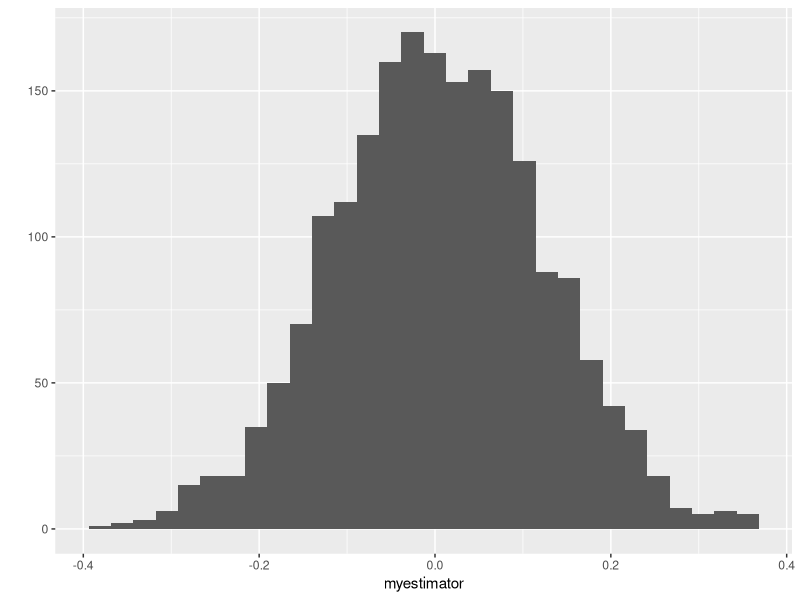
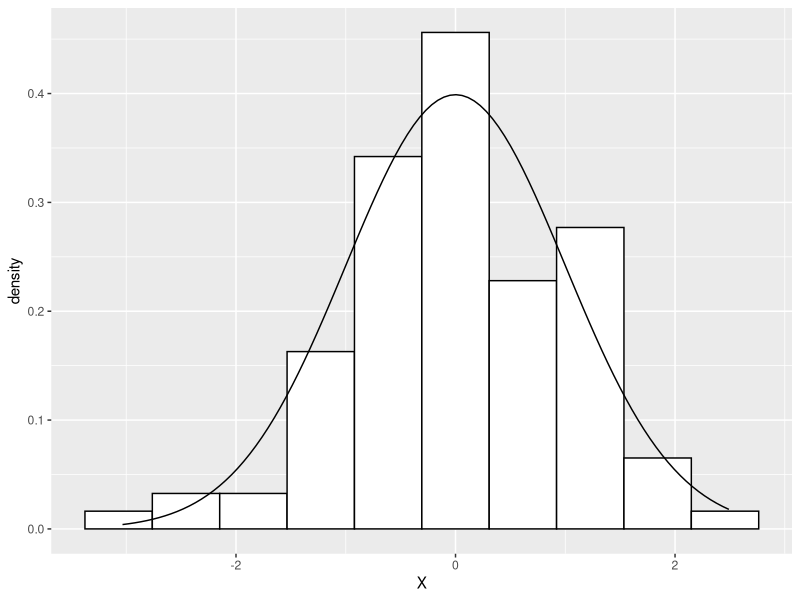
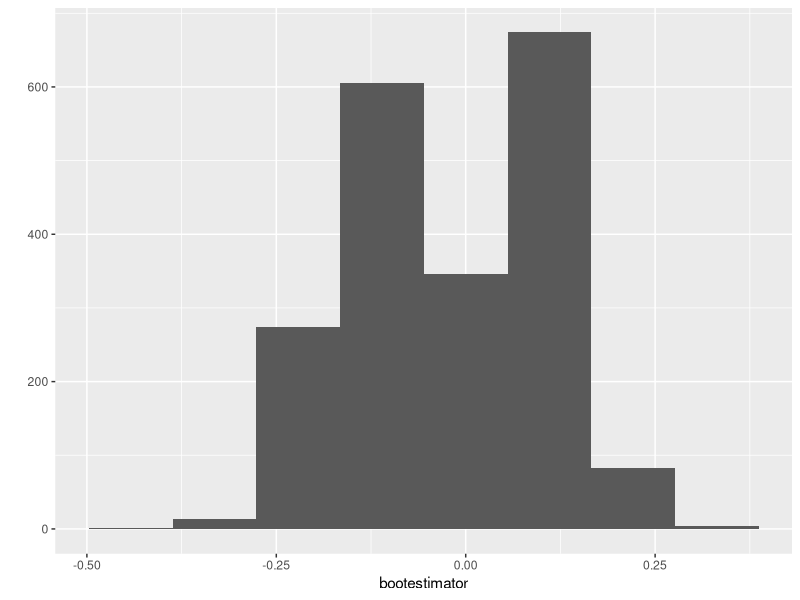
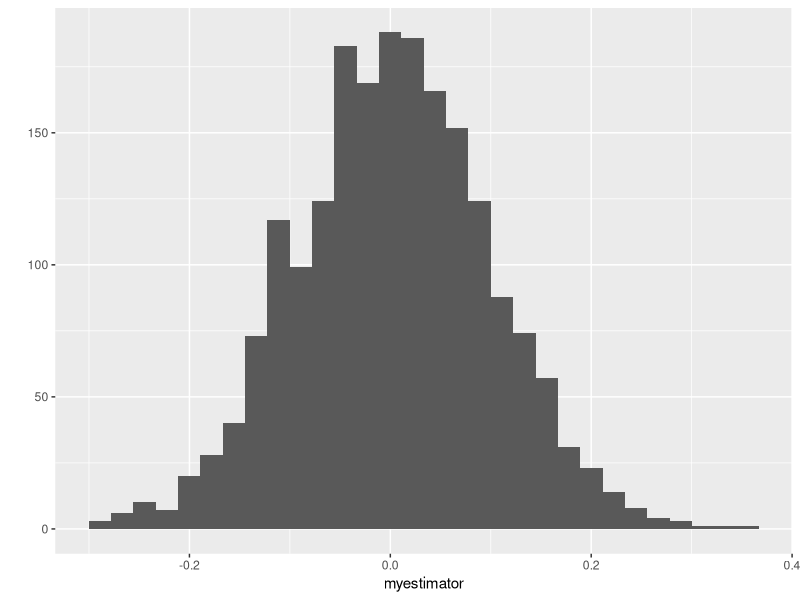
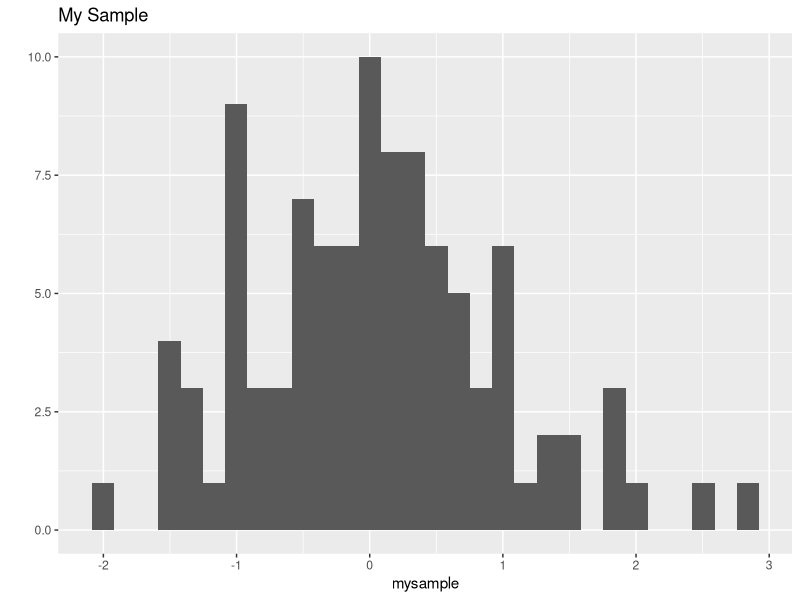
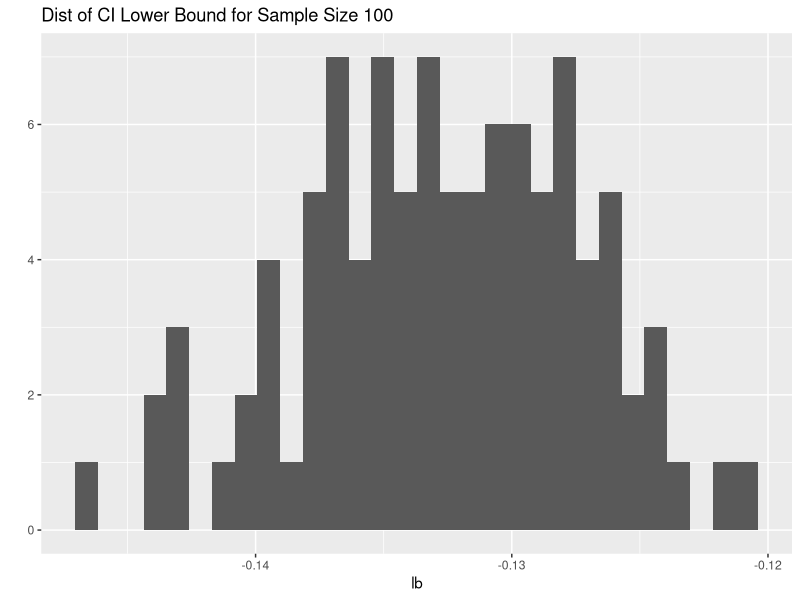
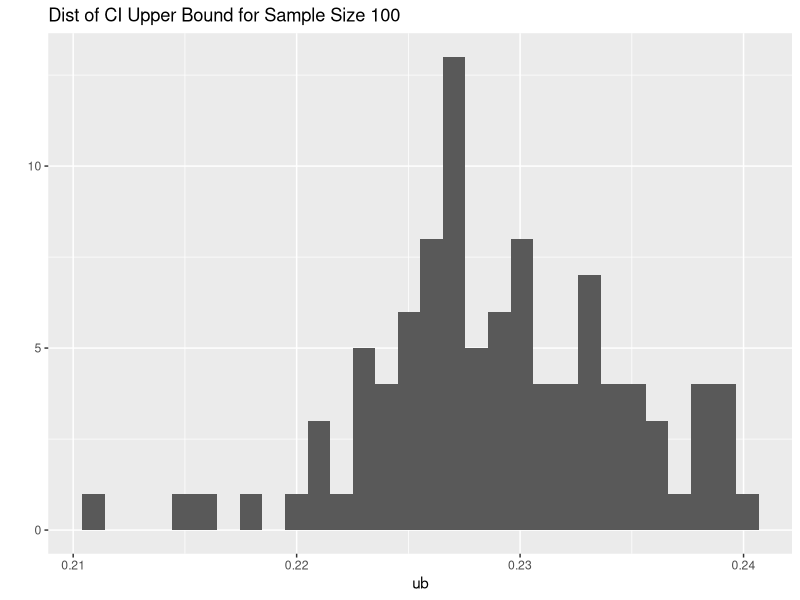
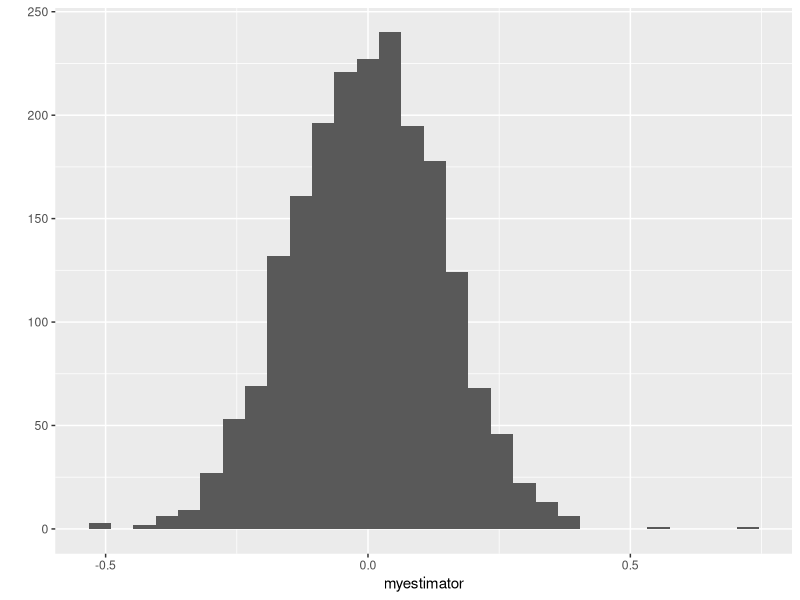

Source code (R) for these figures, in order:
## ---- chunk 1
library(tidyverse)
## ---- chunk 2

set.seed(61916)
B <- 2000
myestimator <- rep(NA, B)
for(b in 1:B){
  
  mysample <- rnorm(100, 0, 1)
  myestimator[b] <- median(mysample)
  
}

qplot(myestimator) 
trueCI <- c(quantile(myestimator, 0.025), quantile(myestimator, 0.975))
trueCI

## ---- chunk 3

set.seed(619166)
mysample <- rnorm(100, 0, 1)
ggplot(data.frame(X = mysample), aes(x = X)) +
     geom_histogram(aes(y = ..density..), bins = 10, 
                    colour = "black", fill = "white") + 
     stat_function(fun = dnorm, args = list(mean = 0, sd = 1))

## ---- chunk 4

set.seed(61916)
B <- 2000
bootestimator <- rep(NA, B)
for(b in 1:B){
  
  mysubsample <- sample(mysample, 100, replace = T)
  bootestimator[b] <- median(mysubsample)
  
}

qplot(bootestimator, bins = 8)
bootCI <- c(quantile(bootestimator, 0.025), quantile(bootestimator, 0.975))

trueCI
bootCI

## ---- chunk 5
set.seed(61916)

n <- 100

# True CI

B <- 2000
myestimator <- rep(NA, B)
for(b in 1:B){
  
  mysample <- rnorm(n, 0, 1)
  myestimator[b] <- mean(mysample)
  
}

qplot(myestimator) 
trueCI <- c(quantile(myestimator, 0.025), quantile(myestimator, 0.975))
trueCI


# Boot CI for N = 100

qplot(mysample, main = 'My Sample')

lb <- c()
ub <- c()
for(k in 1:100){
  B <- 2000
  bootestimator <- rep(NA, B)
  for(b in 1:B){
    
    mysubsample <- sample(mysample, n, replace = T)
    bootestimator[b] <- mean(mysubsample)
    
  }
  
  qplot(bootestimator, bins = 8)
  bootCI <- c(quantile(bootestimator, 0.025), quantile(bootestimator, 0.975))
  lb <- c(lb, bootCI[1])
  ub <- c(ub, bootCI[2])

}

qplot(lb, main = paste('Dist of CI Lower Bound for Sample Size', n))
qplot(ub, main = paste('Dist of CI Upper Bound for Sample Size', n))


## ---- chunk 6

set.seed(61916)

n <- 50

# True CI

B <- 2000
myestimator <- rep(NA, B)
for(b in 1:B){
  
  mysample <- rnorm(n, 0, 1)
  myestimator[b] <- mean(mysample)
  
}

qplot(myestimator) 
trueCI <- c(quantile(myestimator, 0.025), quantile(myestimator, 0.975))
trueCI


# Boot CI for

qplot(mysample, main = 'My Sample')

lb <- c()
ub <- c()
for(k in 1:100){
  B <- 2000
  bootestimator <- rep(NA, B)
  for(b in 1:B){
    
    mysubsample <- sample(mysample, n, replace = T)
    bootestimator[b] <- mean(mysubsample)
    
  }
  
  qplot(bootestimator, bins = 8)
  bootCI <- c(quantile(bootestimator, 0.025), quantile(bootestimator, 0.975))
  lb <- c(lb, bootCI[1])
  ub <- c(ub, bootCI[2])

}

qplot(lb, main = paste('Dist of CI Lower Bound for Sample Size', n))
qplot(ub, main = paste('Dist of CI Upper Bound for Sample Size', n))


## ---- chunk 7

set.seed(6191)

n <- 25

# True CI

B <- 2000
myestimator <- rep(NA, B)
for(b in 1:B){
  
  mysample <- rnorm(n, 0, 1)
  myestimator[b] <- mean(mysample)
  
}

qplot(myestimator) 
trueCI <- c(quantile(myestimator, 0.025), quantile(myestimator, 0.975))
trueCI


# Boot CI for

qplot(mysample, main = 'My Sample')

lb <- c()
ub <- c()
for(k in 1:100){
  B <- 2000
  bootestimator <- rep(NA, B)
  for(b in 1:B){
    
    mysubsample <- sample(mysample, n, replace = T)
    bootestimator[b] <- mean(mysubsample)
    
  }
  
  qplot(bootestimator, bins = 8)
  bootCI <- c(quantile(bootestimator, 0.025), quantile(bootestimator, 0.975))
  lb <- c(lb, bootCI[1])
  ub <- c(ub, bootCI[2])

}

qplot(lb, main = paste('Dist of CI Lower Bound for Sample Size', n))
qplot(ub, main = paste('Dist of CI Upper Bound for Sample Size', n))


## ---- chunk 8
set.seed(61916)

n <- 100

# True CI

B <- 2000
myestimator <- rep(NA, B)
for(b in 1:B){
  
  mysample <- rnorm(n, 0, 1)
  myestimator[b] <- median(mysample)
  
}

qplot(myestimator) 
trueCI <- c(quantile(myestimator, 0.025), quantile(myestimator, 0.975))
trueCI


# Boot CI for N = 100

qplot(mysample, main = 'My Sample')

lb <- c()
ub <- c()
for(k in 1:100){
  B <- 2000
  bootestimator <- rep(NA, B)
  for(b in 1:B){
    
    mysubsample <- sample(mysample, n, replace = T)
    bootestimator[b] <- median(mysubsample)
    
  }
  
  qplot(bootestimator, bins = 8)
  bootCI <- c(quantile(bootestimator, 0.025), quantile(bootestimator, 0.975))
  lb <- c(lb, bootCI[1])
  ub <- c(ub, bootCI[2])

}

qplot(lb, main = paste('Dist of CI Lower Bound for Sample Size', n))
qplot(ub, main = paste('Dist of CI Upper Bound for Sample Size', n))


## ---- chunk 9

set.seed(61916)

n <- 50

# True CI

B <- 2000
myestimator <- rep(NA, B)
for(b in 1:B){
  
  mysample <- rnorm(n, 0, 1)
  myestimator[b] <- median(mysample)
  
}

qplot(myestimator) 
trueCI <- c(quantile(myestimator, 0.025), quantile(myestimator, 0.975))
trueCI


# Boot CI for

qplot(mysample, main = 'My Sample')

lb <- c()
ub <- c()
for(k in 1:100){
  B <- 2000
  bootestimator <- rep(NA, B)
  for(b in 1:B){
    
    mysubsample <- sample(mysample, n, replace = T)
    bootestimator[b] <- median(mysubsample)
    
  }
  
  qplot(bootestimator, bins = 8)
  bootCI <- c(quantile(bootestimator, 0.025), quantile(bootestimator, 0.975))
  lb <- c(lb, bootCI[1])
  ub <- c(ub, bootCI[2])

}

qplot(lb, main = paste('Dist of CI Lower Bound for Sample Size', n))
qplot(ub, main = paste('Dist of CI Upper Bound for Sample Size', n))


## ---- chunk 10

set.seed(6191)

n <- 25

# True CI

B <- 2000
myestimator <- rep(NA, B)
for(b in 1:B){
  
  mysample <- rnorm(n, 0, 1)
  myestimator[b] <- median(mysample)
  
}

qplot(myestimator) 
trueCI <- c(quantile(myestimator, 0.025), quantile(myestimator, 0.975))
trueCI


# Boot CI for

qplot(mysample, main = 'My Sample')

lb <- c()
ub <- c()
for(k in 1:100){
  B <- 2000
  bootestimator <- rep(NA, B)
  for(b in 1:B){
    
    mysubsample <- sample(mysample, n, replace = T)
    bootestimator[b] <- median(mysubsample)
    
  }
  
  qplot(bootestimator, bins = 8)
  bootCI <- c(quantile(bootestimator, 0.025), quantile(bootestimator, 0.975))
  lb <- c(lb, bootCI[1])
  ub <- c(ub, bootCI[2])

}

qplot(lb, main = paste('Dist of CI Lower Bound for Sample Size', n))
qplot(ub, main = paste('Dist of CI Upper Bound for Sample Size', n))


## ---- chunk 11
set.seed(61916)

n <- 100

# True CI

B <- 2000
myestimator <- rep(NA, B)
for(b in 1:B){
  
  mysample <- rnorm(n, 0, 1)
  myestimator[b] <- sd(mysample)
  
}

qplot(myestimator) 
trueCI <- c(quantile(myestimator, 0.025), quantile(myestimator, 0.975))
trueCI


# Boot CI for N = 100

qplot(mysample, main = 'My Sample')

lb <- c()
ub <- c()
for(k in 1:100){
  B <- 2000
  bootestimator <- rep(NA, B)
  for(b in 1:B){
    
    mysubsample <- sample(mysample, n, replace = T)
    bootestimator[b] <- sd(mysubsample)
    
  }
  
  qplot(bootestimator, bins = 8)
  bootCI <- c(quantile(bootestimator, 0.025), quantile(bootestimator, 0.975))
  lb <- c(lb, bootCI[1])
  ub <- c(ub, bootCI[2])

}

qplot(lb, main = paste('Dist of CI Lower Bound for Sample Size', n))
qplot(ub, main = paste('Dist of CI Upper Bound for Sample Size', n))


## ---- chunk 12

set.seed(61916)

n <- 50

# True CI

B <- 2000
myestimator <- rep(NA, B)
for(b in 1:B){
  
  mysample <- rnorm(n, 0, 1)
  myestimator[b] <- sd(mysample)
  
}

qplot(myestimator) 
trueCI <- c(quantile(myestimator, 0.025), quantile(myestimator, 0.975))
trueCI


# Boot CI for

qplot(mysample, main = 'My Sample')

lb <- c()
ub <- c()
for(k in 1:100){
  B <- 2000
  bootestimator <- rep(NA, B)
  for(b in 1:B){
    
    mysubsample <- sample(mysample, n, replace = T)
    bootestimator[b] <- sd(mysubsample)
    
  }
  
  qplot(bootestimator, bins = 8)
  bootCI <- c(quantile(bootestimator, 0.025), quantile(bootestimator, 0.975))
  lb <- c(lb, bootCI[1])
  ub <- c(ub, bootCI[2])

}

qplot(lb, main = paste('Dist of CI Lower Bound for Sample Size', n))
qplot(ub, main = paste('Dist of CI Upper Bound for Sample Size', n))


## ---- chunk 13

set.seed(6191)

n <- 200

# True CI

B <- 2000
myestimator <- rep(NA, B)
for(b in 1:B){
  
  mysample <- rnorm(n, 0, 1)
  myestimator[b] <- sd(mysample)
  
}

qplot(myestimator) 
trueCI <- c(quantile(myestimator, 0.025), quantile(myestimator, 0.975))
trueCI


# Boot CI for

qplot(mysample, main = 'My Sample')

lb <- c()
ub <- c()
for(k in 1:100){
  B <- 2000
  bootestimator <- rep(NA, B)
  for(b in 1:B){
    
    mysubsample <- sample(mysample, n, replace = T)
    bootestimator[b] <- sd(mysubsample)
    
  }
  
  qplot(bootestimator, bins = 8)
  bootCI <- c(quantile(bootestimator, 0.025), quantile(bootestimator, 0.975))
  lb <- c(lb, bootCI[1])
  ub <- c(ub, bootCI[2])

}

qplot(lb, main = paste('Dist of CI Lower Bound for Sample Size', n))
qplot(ub, main = paste('Dist of CI Upper Bound for Sample Size', n))


